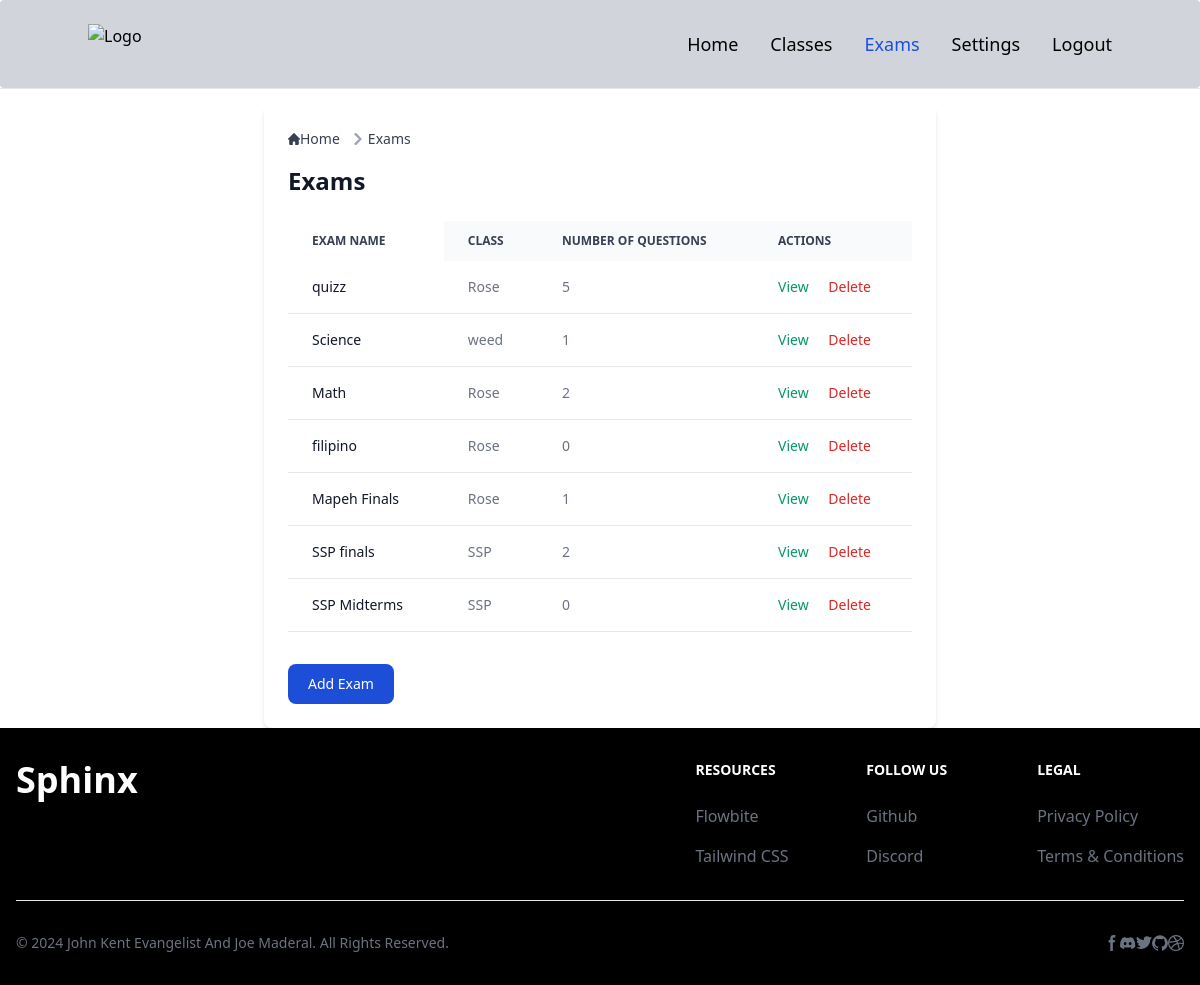
Page /exams/ (signed in) on the earlier database version.
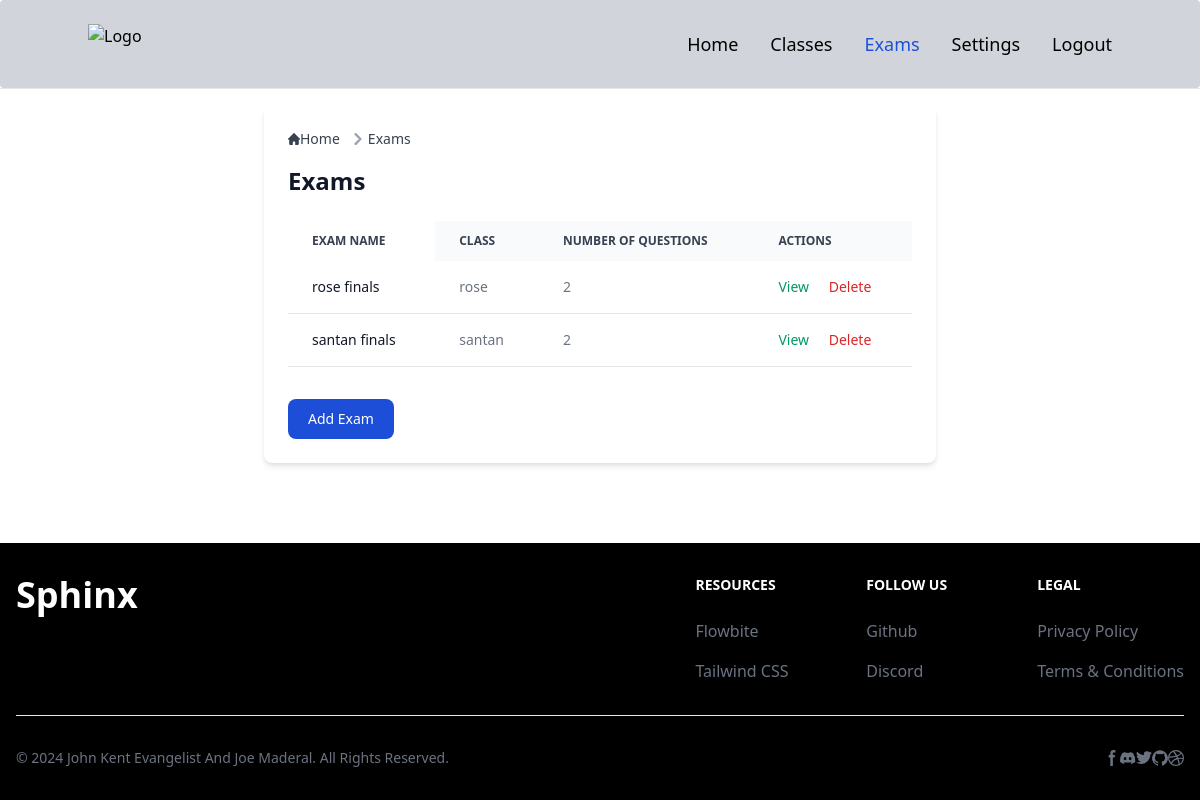
Same page on the later database version.
### smartscoreapp/models.py (models this page shows, shortened)
class Exam(models.Model):
    exam_id = models.CharField(max_length=3, unique=True, editable=False)
    name = models.CharField(max_length=50)
    class_assigned = models.ForeignKey(Class, related_name='exams', on_delete=models.SET_NULL, null=True)  # Set to NULL on class deletion
    questions = models.ManyToManyField(Question, related_name='exams')
    set_id = models.CharField(max_length=9, unique=True, blank=True)

class Class(models.Model):
    name = models.CharField(max_length=100)
    description = models.TextField(blank=True)
    user = models.ForeignKey(settings.AUTH_USER_MODEL, on_delete=models.CASCADE)

### smartscoreapp/views.py (the view)
# urls.py: path('exams/', exams_view, name='exams'),
@login_required
def exams_view(request):
    user_instance = request.user
    if request.method == 'POST':
        form = ExamForm(request.POST, user=user_instance)
        if form.is_valid():
            exam = form.save(commit=False)
            exam.save()
            for i in range(3):
                ExamSet.objects.create(exam=exam, set_number=i + 1)
            messages.success(request, 'Exam and sets added successfully!')
            return redirect('exams')
        else:
            messages.error(request, 'There was an error adding the exam. Please check the form for errors.')
    else:
        form = ExamForm(user=user_instance)
    exams = Exam.objects.filter(class_assigned__user=user_instance).annotate(num_questions=Count('questions'))
    classes = Class.objects.filter(user=user_instance)
    context = {
        'exams': exams,
        'form': form,
        'classes': classes,
    }
    return render(request, 'exams.html', context)

### templates/exams/exams.html (shortened to what this page needs)
{% extends "base.html" %}
{% block content %}
<div class="max-w-2xl mx-auto p-6 bg-white shadow-md rounded-lg">
<nav class="flex mb-4" aria-label="Breadcrumb">
  <ol class="inline-flex items-center space-x-1 md:space-x-2 rtl:space-x-reverse">
    <li class="inline-flex items-center">
      <a href="{% url 'index' %}" class="inline-flex items-center text-sm font-medium text-gray-700 hover:text-blue-600 dark:text-gray-400 dark:hover:text-white">
        Home
      </a>
    </li>
    <li class="flex items-center">
      <svg class="rtl:rotate-180 w-3 h-3 text-gray-400 mx-1" aria-hidden="true" xmlns="http://www.w3.org/2000/svg" fill="none" viewBox="0 0 6 10">
        <path stroke="currentColor" stroke-linecap="round" stroke-linejoin="round" stroke-width="2" d="m1 9 4-4-4-4"/>
      </svg>
      <a href="{% url 'exams' %}" class="text-sm font-medium text-gray-700 hover:text-blue-600 dark:text-gray-400 dark:hover:text-white">Exams</a>
    </li>
  </ol>
</nav>
<h1 class="text-2xl font-semibold text-gray-900 dark:text-white mb-6">Exams</h1>
<div class="relative overflow-x-auto mb-6">
  <table class="min-w-full text-sm text-left text-gray-500 dark:text-gray-400">
    <thead class="text-xs text-gray-700 uppercase bg-gray-50 dark:bg-gray-700 dark:text-gray-400">
      <tr>
        <th scope="col" class="px-6 py-3 sticky left-0 bg-white dark:bg-gray-800 z-10">
          Exam Name
        </th>
        <th scope="col" class="px-6 py-3">Class</th>
        <th scope="col" class="px-6 py-3">Number of Questions</th>
        <th scope="col" class="px-6 py-3">Actions</th>
      </tr>
    </thead>
    <tbody>
      {% for exam in exams %}
        <tr class="bg-white border-b dark:bg-gray-800 dark:border-gray-700">
          <td class="px-6 py-4 font-medium text-gray-900 dark:text-white sticky left-0 bg-white dark:bg-gray-800 z-10">
            {{ exam.name }}
          </td>
          <td class="px-6 py-4">{{ exam.class_assigned.name }}</td>
          <td class="px-6 py-4">{{ exam.num_questions }}</td>
          <td class="px-6 py-4">
            <a href="{% url 'exam_detail' exam.id %}" class="text-green-600 hover:underline">View</a>
            <a href="{% url 'delete_exam' exam.id %}" class="text-red-600 hover:underline ml-4" onclick="return confirm('Are you sure you want to delete this exam?');">Delete</a>
          </td>
        </tr>
      {% empty %}
        <tr class="bg-white border-b dark:bg-gray-800 dark:border-gray-700">
          <td colspan="4" class="px-6 py-4 text-center text-gray-500 dark:text-gray-400">No exams available.</td>
        </tr>
      {% endfor %}
    </tbody>
  </table>
</div>
<div class="add-exam-section mt-8">
  <button data-modal-target="add-exam-modal" data-modal-toggle="add-exam-modal" class="block text-white bg-blue-700 hover:bg-blue-800 focus:ring-4 focus:outline-none focus:ring-blue-300 font-medium rounded-lg text-sm px-5 py-2.5 text-center dark:bg-blue-600 dark:hover:bg-blue-700 dark:focus:ring-blue-800" type="button">
    Add Exam
  </button>
</div>
</div>
{% endblock %}

### templates/base.html (shortened to what this page needs)
{% load static %}
<!DOCTYPE html>
<html lang="en">
<head>
    <link rel="stylesheet" href="{% static 'output.css' %}">
    <link href="https://cdnjs.cloudflare.com/ajax/libs/tailwindcss/2.2.19/tailwind.min.css" rel="stylesheet">
    <link href="{% static 'src/output.css' %}" rel="stylesheet">
</head>
<body class="flex flex-col min-h-screen">
    {% include 'navbar.html' %}
    <hr>
    <div class="flex-grow container mx-auto mt-4">
        <div>
            {% block content %}
            {% endblock %}
        </div>
    </div>
    {% include 'footer.html' %}
</body>
</html>

### templates/settings/navbar.html (shortened to what this page needs)
{% load static %}
<nav class="bg-gray-300 border-gray-200 px-2 sm:px-4 py-6 rounded dark:bg-gray-500">
    <div class="container flex flex-wrap items-center justify-between mx-auto">
        <a href="{% url 'index' %}" class="flex items-center">
            <img src="{% static 'src/img/\sphx-removebg-preview.png' %}" class="h-10 w-30" id="sphinx-landing" alt="Logo" />
        </a>
        <div class="hidden w-full md:block md:w-auto" id="mobile-menu">
            <ul class="flex flex-col mt-4 md:flex-row md:space-x-8 md:mt-0 md:text-sm md:font-medium">
                <li>
                    <a href="{% url 'index' %}" class="block py-2 pl-3 pr-4 text-lg {% if request.path == '/' %}text-blue-700{% else %}text-black{% endif %}border-b border-gray-100 hover:bg-gray-50 md:hover:bg-transparent md:border-0 md:hover:text-blue-600 md:p-0 dark:text-gray-400 md:dark:hover:text-white dark:hover:bg-gray-700 dark:hover:text-white md:dark:hover:bg-transparent dark:border-gray-700">Home</a>
                </li>
                {% if user.is_authenticated %}
                <li>
                    <a href="{% url 'classes' %}" class="block py-2 pl-3 pr-4 text-lg {% if request.path == '/classes/' %}text-blue-700{% else %}text-black{% endif %} border-b border-gray-100 hover:bg-gray-50 md:hover:bg-transparent md:border-0 md:hover:text-blue-600 md:p-0 dark:text-gray-400 md:dark:hover:text-white dark:hover:bg-gray-700 dark:hover:text-white md:dark:hover:bg-transparent dark:border-gray-700">Classes</a>
                </li>
                <li>
                    <a href="{% url 'exams' %}" class="block py-2 pl-3 pr-4 text-lg {% if request.path == '/exams/' %}text-blue-700{% else %}text-black{% endif %} border-b border-gray-100 hover:bg-gray-50 md:hover:bg-transparent md:border-0 md:hover:text-blue-600 md:p-0 dark:text-gray-400 md:dark:hover:text-white dark:hover:bg-gray-700 dark:hover:text-white md:dark:hover:bg-transparent dark:border-gray-700">Exams</a>
                </li>
                <li>
                    <a href="{% url 'settings' %}" class="block py-2 pl-3 pr-4 text-lg {% if request.path == '/settings/' %}text-blue-700{% else %}text-black{% endif %} border-b border-gray-100 hover:bg-gray-50 md:hover:bg-transparent md:border-0 md:hover:text-blue-600 md:p-0 dark:text-gray-400 md:dark:hover:text-white dark:hover:bg-gray-700 dark:hover:text-white md:dark:hover:bg-transparent dark:border-gray-700">Settings</a>
                </li>
                <li>
                    <a href="{% url 'logout' %}" class="block py-2 pl-3 pr-4 text-lg text-black hover:bg-gray-50 md:hover:bg-transparent md:border-0 md:hover:text-blue-600 md:p-0 dark:text-gray-400 md:dark:hover:text-white dark:hover:bg-gray-700 dark:hover:text-white md:dark:hover:bg-transparent">Logout</a>
                </li>
                {% else %}
                <li>
                    <a href="{% url 'login' %}" class="block py-2 pl-3 pr-4 text-lg text-black hover:bg-gray-50 md:hover:bg-transparent md:border-0 md:hover:text-blue-600 md:p-0 dark:text-gray-400 md:dark:hover:text-white dark:hover:bg-gray-700 dark:hover:text-white md:dark:hover:bg-transparent">Login</a>
                </li>
                {% endif %}
            </ul>
        </div>
    </div>
</nav>

### templates/settings/footer.html (shortened to what this page needs)
{% load static %}
<footer class="bg-black dark:bg-black-900">
    <div class="mx-auto w-full max-w-screen-xl p-4 py-6 lg:py-8">
        <div class="md:flex md:justify-between">
          <div class="mb-6 md:mb-0">
              <a href="#" class="flex items-center">
                  <h1 class="self-center text-4xl font-semibold whitespace-nowrap text-white">Sphinx</h1>
              </a>
          </div>
          <div class="grid grid-cols-2 gap-8 sm:gap-6 sm:grid-cols-3">
              <div>
                  <h2 class="mb-6 text-sm font-semibold uppercase text-white">Resources</h2>
                  <ul class="text-gray-500 dark:text-gray-400 font-medium">
                      <li class="mb-4">
                          <a href="#" class="hover:underline">Flowbite</a>
                      </li>
                      <li>
                          <a href="#" class="hover:underline">Tailwind CSS</a>
                      </li>
                  </ul>
              </div>
              <div>
                  <h2 class="mb-6 text-sm font-semibold uppercase text-white">Follow us</h2>
                  <ul class="text-gray-500 dark:text-gray-400 font-medium">
                      <li class="mb-4">
                          <a href="https://github.com" class="hover:underline ">Github</a>
                      </li>
                      <li>
                          <a href="https://discord.gg" class="hover:underline">Discord</a>
                      </li>
                  </ul>
              </div>
              <div>
                  <h2 class="mb-6 text-sm font-semibold uppercase text-white">Legal</h2>
                  <ul class="text-gray-500 dark:text-gray-400 font-medium">
                      <li class="mb-4">
                          <a href="#" class="hover:underline">Privacy Policy</a>
                      </li>
                      <li>
                          <a href="#" class="hover:underline">Terms &amp; Conditions</a>
                      </li>
                  </ul>
              </div>
          </div>
      </div>
      <hr class="my-6 border-gray-200 sm:mx-auto dark:border-gray-700 lg:my-8" />
      <div class="sm:flex sm:items-center sm:justify-between">
          <span class="text-sm text-gray-500 sm:text-center dark:text-gray-400">© 2024 <a href="https://flowbite.com/" class="hover:underline">John Kent Evangelist And Joe Maderal</a>. All Rights Reserved.
          </span>
          <div class="flex mt-4 sm:justify-center sm:mt-0">
              <a href="#" class="text-gray-500 hover:text-white dark:hover:text-white">
                  <svg class="w-4 h-4" aria-hidden="true" xmlns="http://www.w3.org/2000/svg" fill="currentColor" viewBox="0 0 8 19">
                        <path fill-rule="evenodd" d="M6.135 3H8V0H6.135a4.147 4.147 0 0 0-4.142 4.142V6H0v3h2v9.938h3V9h2.021l.592-3H5V3.591A.6.6 0 0 1 5.592 3h.543Z" clip-rule="evenodd"/>
                    </svg>
              </a>
              <a href="#" class="text-gray-500 hover:text-white dark:hover:text-white ms-5">
              </a>
              <a href="#" class="text-gray-500 hover:text-white dark:hover:text-white ms-5">
              </a>
              <a href="#" class="text-gray-500 hover:text-white dark:hover:text-white ms-5">
              </a>
              <a href="#" class="text-gray-500 hover:text-white dark:hover:text-white ms-5">
              </a>
          </div>
      </div>
    </div>
</footer>

Differences in the rows shown:
removed Exam: name "quizz", class_assigned.name "Rose", num_questions "5"
removed Exam: name "Science", class_assigned.name "weed", num_questions "1"
removed Exam: name "Math", class_assigned.name "Rose", num_questions "2"
removed Exam: name "filipino", class_assigned.name "Rose", num_questions "0"
removed Exam: name "Mapeh Finals", class_assigned.name "Rose", num_questions "1"
removed Exam: name "SSP finals", class_assigned.name "SSP", num_questions "2"
removed Exam: name "SSP Midterms", class_assigned.name "SSP", num_questions "0"
added Exam: name "rose finals", class_assigned.name "rose", num_questions "2"
added Exam: name "santan finals", class_assigned.name "santan", num_questions "2"
